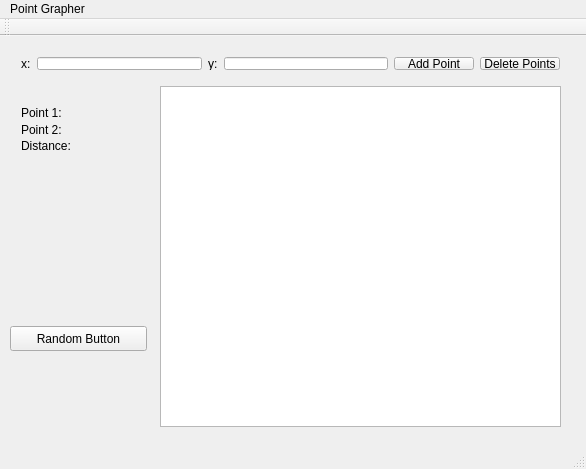
<?xml version="1.0" encoding="UTF-8"?>
<ui version="4.0">
 <class>PlotWindow</class>
 <widget class="QMainWindow" name="PlotWindow">
  <property name="geometry">
   <rect>
    <x>0</x>
    <y>0</y>
    <width>586</width>
    <height>469</height>
   </rect>
  </property>
  <property name="windowTitle">
   <string>PlotWindow</string>
  </property>
  <widget class="QWidget" name="centralWidget">
   <widget class="QGraphicsView" name="plotGraphicsView">
    <property name="geometry">
     <rect>
      <x>160</x>
      <y>50</y>
      <width>401</width>
      <height>341</height>
     </rect>
    </property>
   </widget>
   <widget class="QWidget" name="layoutWidget">
    <property name="geometry">
     <rect>
      <x>10</x>
      <y>10</y>
      <width>561</width>
      <height>35</height>
     </rect>
    </property>
    <layout class="QHBoxLayout" name="horizontalLayout_2">
     <item>
      <layout class="QHBoxLayout" name="horizontalLayout">
       <item>
        <widget class="QLabel" name="yLabel">
         <property name="text">
          <string>x:</string>
         </property>
        </widget>
       </item>
       <item>
        <widget class="QLineEdit" name="xCoord"/>
       </item>
       <item>
        <widget class="QLabel" name="xLabel">
         <property name="text">
          <string>y:</string>
         </property>
        </widget>
       </item>
       <item>
        <widget class="QLineEdit" name="yCoord"/>
       </item>
      </layout>
     </item>
     <item>
      <widget class="QPushButton" name="addButton">
       <property name="text">
        <string>Add Point</string>
       </property>
      </widget>
     </item>
     <item>
      <widget class="QPushButton" name="deletePoints">
       <property name="text">
        <string>Delete Points</string>
       </property>
      </widget>
     </item>
    </layout>
   </widget>
   <widget class="QWidget" name="layoutWidget">
    <property name="geometry">
     <rect>
      <x>10</x>
      <y>60</y>
      <width>141</width>
      <height>66</height>
     </rect>
    </property>
    <layout class="QVBoxLayout" name="verticalLayout">
     <item>
      <widget class="QLabel" name="point1Label">
       <property name="text">
        <string>Point 1:</string>
       </property>
      </widget>
     </item>
     <item>
      <widget class="QLabel" name="point2Label">
       <property name="text">
        <string>Point 2:</string>
       </property>
      </widget>
     </item>
     <item>
      <widget class="QLabel" name="distanceLabel">
       <property name="text">
        <string>Distance:</string>
       </property>
      </widget>
     </item>
    </layout>
   </widget>
   <widget class="QPushButton" name="randomButton">
    <property name="geometry">
     <rect>
      <x>10</x>
      <y>290</y>
      <width>137</width>
      <height>25</height>
     </rect>
    </property>
    <property name="text">
     <string>Random Button</string>
    </property>
   </widget>
  </widget>
  <widget class="QMenuBar" name="menuBar">
   <property name="geometry">
    <rect>
     <x>0</x>
     <y>0</y>
     <width>586</width>
     <height>22</height>
    </rect>
   </property>
   <widget class="QMenu" name="menuPoint_Grapher">
    <property name="title">
     <string>Point Grapher</string>
    </property>
   </widget>
   <addaction name="menuPoint_Grapher"/>
  </widget>
  <widget class="QToolBar" name="mainToolBar">
   <attribute name="toolBarArea">
    <enum>TopToolBarArea</enum>
   </attribute>
   <attribute name="toolBarBreak">
    <bool>false</bool>
   </attribute>
  </widget>
  <widget class="QStatusBar" name="statusBar"/>
 </widget>
 <layoutdefault spacing="6" margin="11"/>
 <resources/>
 <connections/>
</ui>
